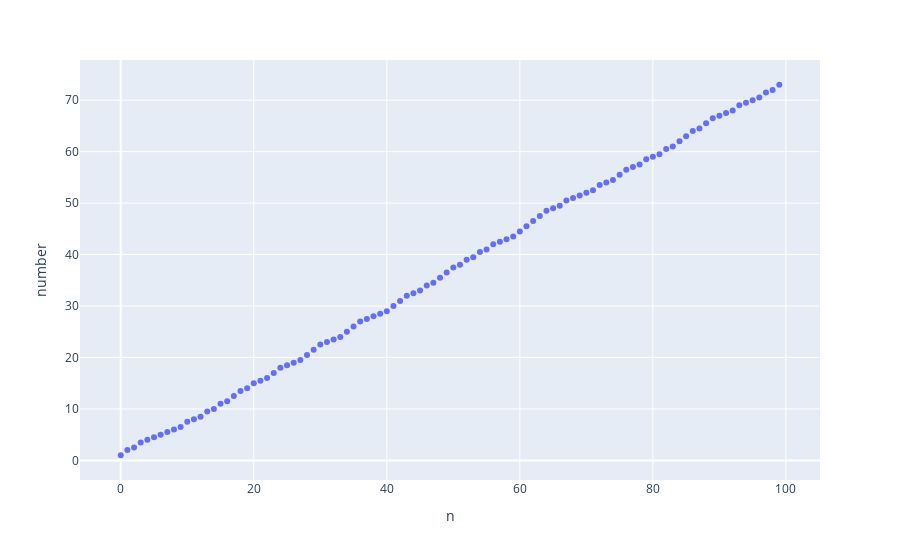

The notebook cell saved with this chart:
### Code cell
d = {'n':range(len(seq)),'number':sum_seq}
df = pd.DataFrame(d)
df

px.scatter(df, x='n',y='number')

### Figure 1 — Plotly figure (JSON) as saved in the notebook; plotly's stock layout.template omitted (floating-point values rounded to 4 significant figures)
{"data": [{"hovertemplate": "n=%{x}<br>number=%{y}<extra></extra>", "legendgroup": "", "marker": {"color": "#636efa", "symbol": "circle"}, "mode": "markers", "name": "", "orientation": "v", "showlegend": false, "type": "scatter", "x": [0, 1, 2, 3, 4, 5, 6, 7, 8, 9, 10, 11, 12, 13, 14, 15, 16, 17, 18, 19, 20, 21, 22, 23, 24, 25, 26, 27, 28, 29, 30, 31, 32, 33, 34, 35, 36, 37, 38, 39, 40, 41, 42, 43, 44, 45, 46, 47, 48, 49, 50, 51, 52, 53, 54, 55, 56, 57, 58, 59, 60, 61, 62, 63, 64, 65, 66, 67, 68, 69, 70, 71, 72, 73, 74, 75, 76, 77, 78, 79, 80, 81, 82, 83, 84, 85, 86, 87, 88, 89, 90, 91, 92, 93, 94, 95, 96, 97, 98, 99], "xaxis": "x", "y": [1, 2, 2.5, 3.5, 4, 4.5, 5, 5.5, 6, 6.5, 7.5, 8, 8.5, 9.5, 10, 11, 11.5, 12.5, 13.5, 14, 15, 15.5, 16, 17, 18, 18.5, 19, 19.5, 20.5, 21.5, 22.5, 23, 23.5, 24, 25, 26, 27, 27.5, 28, 28.5, 29, 30, 31, 32, 32.5, 33, 34, 34.5, 35.5, 36.5, 37.5, 38, 39, 39.5, 40.5, 41, 42, 42.5, 43, 43.5, 44.5, 45.5, 46.5, 47.5, 48.5, 49, 49.5, 50.5, 51, 51.5, 52, 52.5, 53.5, 54, 54.5, 55.5, 56.5, 57, 57.5, 58.5, 59, 59.5, 60.5, 61, 62, 63, 64, 64.5, 65.5, 66.5, 67, 67.5, 68, 69, 69.5, 70, 70.5, 71.5, 72, 73], "yaxis": "y"}], "layout": {"legend": {"tracegroupgap": 0}, "margin": {"t": 60}, "xaxis": {"anchor": "y", "domain": [0, 1], "title": {"text": "n"}}, "yaxis": {"anchor": "x", "domain": [0, 1], "title": {"text": "number"}}}}
